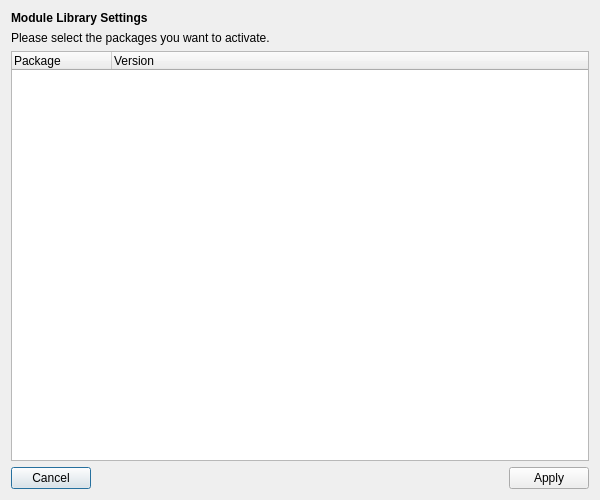
<?xml version="1.0" encoding="UTF-8"?>
<ui version="4.0">
 <class>ModuleSettingsDialog</class>
 <widget class="QDialog" name="ModuleSettingsDialog">
  <property name="sizePolicy">
   <sizepolicy hsizetype="Expanding" vsizetype="Expanding">
    <horstretch>0</horstretch>
    <verstretch>0</verstretch>
   </sizepolicy>
  </property>
  <property name="minimumSize">
   <size>
    <width>600</width>
    <height>500</height>
   </size>
  </property>
  <property name="windowTitle">
   <string>Settings SciNode</string>
  </property>
  <layout class="QVBoxLayout" name="verticalLayout">
   <item>
    <layout class="QVBoxLayout" name="verticalLayout_2" stretch="0,0,0,0">
     <property name="spacing">
      <number>6</number>
     </property>
     <item>
      <widget class="QLabel" name="label">
       <property name="text">
        <string>&lt;html&gt;&lt;head/&gt;&lt;body&gt;&lt;p&gt;&lt;span style=&quot; font-weight:600;&quot;&gt;Module Library Settings&lt;/span&gt;&lt;/p&gt;&lt;/body&gt;&lt;/html&gt;</string>
       </property>
      </widget>
     </item>
     <item>
      <widget class="QLabel" name="label_2">
       <property name="text">
        <string>Please select the packages you want to activate.</string>
       </property>
      </widget>
     </item>
     <item>
      <widget class="QTreeWidget" name="package_treewidget">
       <column>
        <property name="text">
         <string>Package</string>
        </property>
       </column>
       <column>
        <property name="text">
         <string>Version</string>
        </property>
       </column>
      </widget>
     </item>
     <item>
      <layout class="QHBoxLayout" name="horizontalLayout">
       <item>
        <widget class="QPushButton" name="cancel_pushbutton">
         <property name="text">
          <string>Cancel</string>
         </property>
        </widget>
       </item>
       <item>
        <spacer name="horizontalSpacer">
         <property name="orientation">
          <enum>Qt::Horizontal</enum>
         </property>
         <property name="sizeHint" stdset="0">
          <size>
           <width>40</width>
           <height>20</height>
          </size>
         </property>
        </spacer>
       </item>
       <item>
        <widget class="QPushButton" name="apply_pushbutton">
         <property name="text">
          <string>Apply</string>
         </property>
        </widget>
       </item>
      </layout>
     </item>
    </layout>
   </item>
  </layout>
 </widget>
 <resources/>
 <connections>
  <connection>
   <sender>apply_pushbutton</sender>
   <signal>clicked()</signal>
   <receiver>ModuleSettingsDialog</receiver>
   <slot>apply_clicked()</slot>
   <hints>
    <hint type="sourcelabel">
     <x>707</x>
     <y>692</y>
    </hint>
    <hint type="destinationlabel">
     <x>379</x>
     <y>357</y>
    </hint>
   </hints>
  </connection>
  <connection>
   <sender>cancel_pushbutton</sender>
   <signal>clicked()</signal>
   <receiver>ModuleSettingsDialog</receiver>
   <slot>cancel_clicked()</slot>
   <hints>
    <hint type="sourcelabel">
     <x>50</x>
     <y>692</y>
    </hint>
    <hint type="destinationlabel">
     <x>379</x>
     <y>357</y>
    </hint>
   </hints>
  </connection>
  <connection>
   <sender>package_treewidget</sender>
   <signal>itemChanged(QTreeWidgetItem*,int)</signal>
   <receiver>ModuleSettingsDialog</receiver>
   <slot>data_changed()</slot>
   <hints>
    <hint type="sourcelabel">
     <x>379</x>
     <y>359</y>
    </hint>
    <hint type="destinationlabel">
     <x>379</x>
     <y>357</y>
    </hint>
   </hints>
  </connection>
 </connections>
 <slots>
  <slot>apply_clicked()</slot>
  <slot>cancel_clicked()</slot>
  <slot>data_changed()</slot>
 </slots>
</ui>
